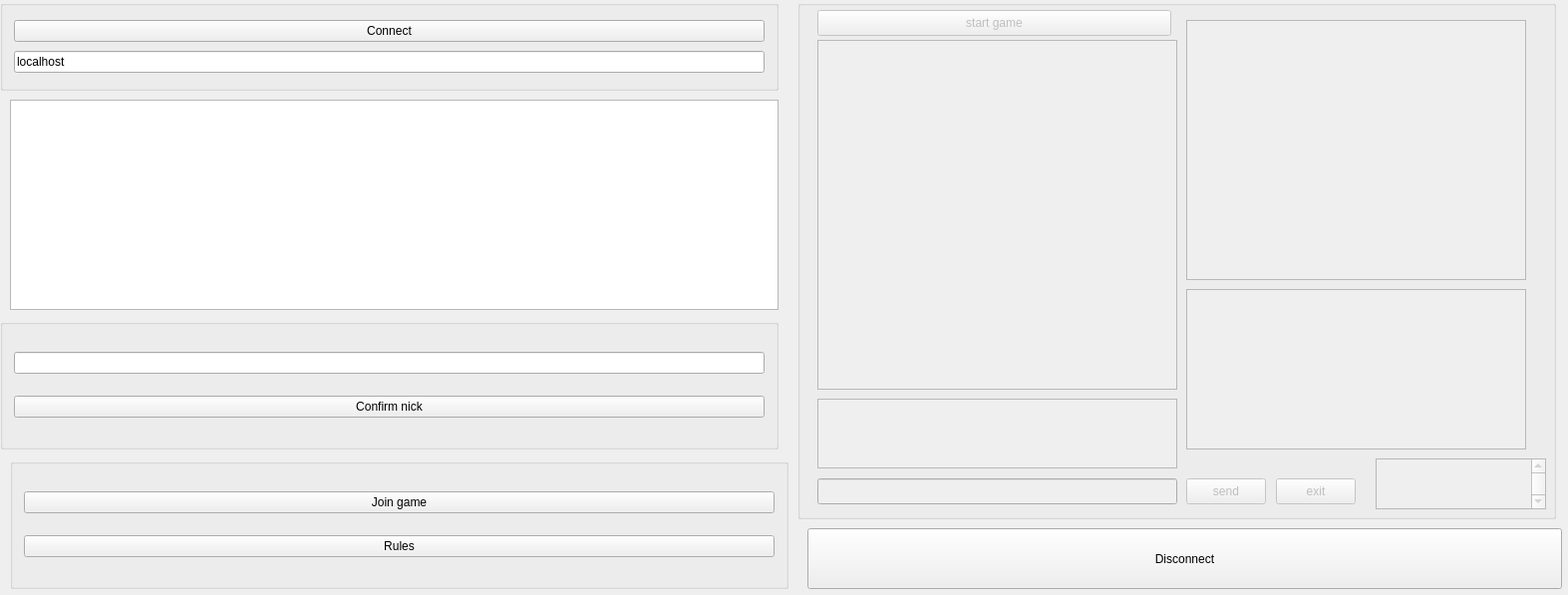
<?xml version="1.0" encoding="UTF-8"?>
<ui version="4.0">
 <class>MyWidget</class>
 <widget class="QWidget" name="MyWidget">
  <property name="geometry">
   <rect>
    <x>0</x>
    <y>0</y>
    <width>1573</width>
    <height>597</height>
   </rect>
  </property>
  <property name="windowTitle">
   <string>Simple TCP client</string>
  </property>
  <widget class="QGroupBox" name="connectGroup">
   <property name="geometry">
    <rect>
     <x>0</x>
     <y>0</y>
     <width>781</width>
     <height>91</height>
    </rect>
   </property>
   <property name="title">
    <string/>
   </property>
   <layout class="QGridLayout" name="gridLayout">
    <item row="1" column="0">
     <widget class="QLineEdit" name="hostLineEdit">
      <property name="text">
       <string>localhost</string>
      </property>
     </widget>
    </item>
    <item row="0" column="0">
     <widget class="QPushButton" name="conectBtn">
      <property name="text">
       <string>Connect</string>
      </property>
     </widget>
    </item>
   </layout>
  </widget>
  <widget class="QGroupBox" name="talkGroup">
   <property name="enabled">
    <bool>false</bool>
   </property>
   <property name="geometry">
    <rect>
     <x>800</x>
     <y>0</y>
     <width>761</width>
     <height>521</height>
    </rect>
   </property>
   <property name="title">
    <string/>
   </property>
   <widget class="QLineEdit" name="Wiadomosc">
    <property name="geometry">
     <rect>
      <x>20</x>
      <y>480</y>
      <width>361</width>
      <height>26</height>
     </rect>
    </property>
    <property name="maxLength">
     <number>1</number>
    </property>
   </widget>
   <widget class="QPushButton" name="sendBtn">
    <property name="geometry">
     <rect>
      <x>390</x>
      <y>480</y>
      <width>80</width>
      <height>26</height>
     </rect>
    </property>
    <property name="text">
     <string>send</string>
    </property>
   </widget>
   <widget class="QTextEdit" name="Haslo">
    <property name="geometry">
     <rect>
      <x>20</x>
      <y>400</y>
      <width>361</width>
      <height>70</height>
     </rect>
    </property>
    <property name="font">
     <font>
      <pointsize>15</pointsize>
     </font>
    </property>
   </widget>
   <widget class="QTextEdit" name="Komunikaty">
    <property name="geometry">
     <rect>
      <x>390</x>
      <y>290</y>
      <width>341</width>
      <height>161</height>
     </rect>
    </property>
    <property name="font">
     <font>
      <pointsize>15</pointsize>
     </font>
    </property>
   </widget>
   <widget class="QGraphicsView" name="Image">
    <property name="geometry">
     <rect>
      <x>20</x>
      <y>40</y>
      <width>361</width>
      <height>351</height>
     </rect>
    </property>
   </widget>
   <widget class="QListWidget" name="Ranking">
    <property name="geometry">
     <rect>
      <x>390</x>
      <y>20</y>
      <width>341</width>
      <height>261</height>
     </rect>
    </property>
    <property name="font">
     <font>
      <pointsize>15</pointsize>
     </font>
    </property>
   </widget>
   <widget class="QPushButton" name="exitBtn">
    <property name="geometry">
     <rect>
      <x>480</x>
      <y>480</y>
      <width>80</width>
      <height>26</height>
     </rect>
    </property>
    <property name="text">
     <string>exit</string>
    </property>
   </widget>
   <widget class="QTextEdit" name="Time">
    <property name="geometry">
     <rect>
      <x>580</x>
      <y>460</y>
      <width>171</width>
      <height>51</height>
     </rect>
    </property>
    <property name="font">
     <font>
      <pointsize>30</pointsize>
     </font>
    </property>
   </widget>
   <widget class="QPushButton" name="startBtn">
    <property name="geometry">
     <rect>
      <x>20</x>
      <y>10</y>
      <width>355</width>
      <height>26</height>
     </rect>
    </property>
    <property name="text">
     <string>start game</string>
    </property>
   </widget>
  </widget>
  <widget class="QGroupBox" name="Menu">
   <property name="geometry">
    <rect>
     <x>10</x>
     <y>460</y>
     <width>781</width>
     <height>131</height>
    </rect>
   </property>
   <property name="title">
    <string/>
   </property>
   <layout class="QGridLayout" name="gridLayout_2">
    <item row="1" column="0">
     <widget class="QPushButton" name="rulesBtn">
      <property name="text">
       <string>Rules</string>
      </property>
     </widget>
    </item>
    <item row="0" column="0">
     <widget class="QPushButton" name="joinBtn">
      <property name="text">
       <string>Join game</string>
      </property>
     </widget>
    </item>
   </layout>
  </widget>
  <widget class="QGroupBox" name="NickGroup">
   <property name="geometry">
    <rect>
     <x>0</x>
     <y>320</y>
     <width>781</width>
     <height>131</height>
    </rect>
   </property>
   <property name="title">
    <string/>
   </property>
   <layout class="QGridLayout" name="gridLayout_3">
    <item row="1" column="0">
     <widget class="QPushButton" name="nickBtn">
      <property name="text">
       <string>Confirm nick</string>
      </property>
     </widget>
    </item>
    <item row="0" column="0">
     <widget class="QLineEdit" name="Nick">
      <property name="maxLength">
       <number>32767</number>
      </property>
     </widget>
    </item>
   </layout>
  </widget>
  <widget class="QTextEdit" name="KomunikatyGeneral">
   <property name="geometry">
    <rect>
     <x>10</x>
     <y>100</y>
     <width>771</width>
     <height>211</height>
    </rect>
   </property>
   <property name="font">
    <font>
     <pointsize>15</pointsize>
    </font>
   </property>
  </widget>
  <widget class="QPushButton" name="disconnectBtn">
   <property name="geometry">
    <rect>
     <x>810</x>
     <y>530</y>
     <width>757</width>
     <height>61</height>
    </rect>
   </property>
   <property name="text">
    <string>Disconnect</string>
   </property>
  </widget>
 </widget>
 <layoutdefault spacing="6" margin="11"/>
 <tabstops>
  <tabstop>Wiadomosc</tabstop>
  <tabstop>sendBtn</tabstop>
 </tabstops>
 <resources/>
 <connections/>
</ui>
